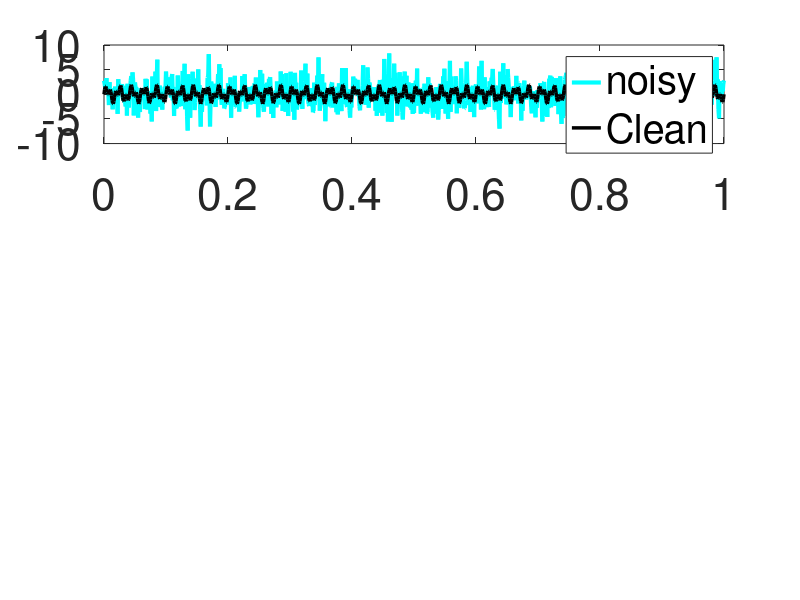

Write the MATLAB code that produced this figure.
clear all, close all, clc
%% Create a simple signal with two frequencies
dt = .001;
t=0:dt:1;
fclean=sin(2*pi*50*t) + sin(2*pi*120*t);
f= fclean + 2.5*randn(size(t));

figure; set(gcf, 'POsition', [100 100 900 500])
subplot(3,1,1)
plot(t,f,'c','LineWidth',3), hold on
plot(t, fclean, 'k', 'LineWidth', 2.5)
l1 = legend('noisy','Clean'); set(l1, 'FontSize',32)
ylim([-10 10]); set(gca, 'fontSize', 32)
